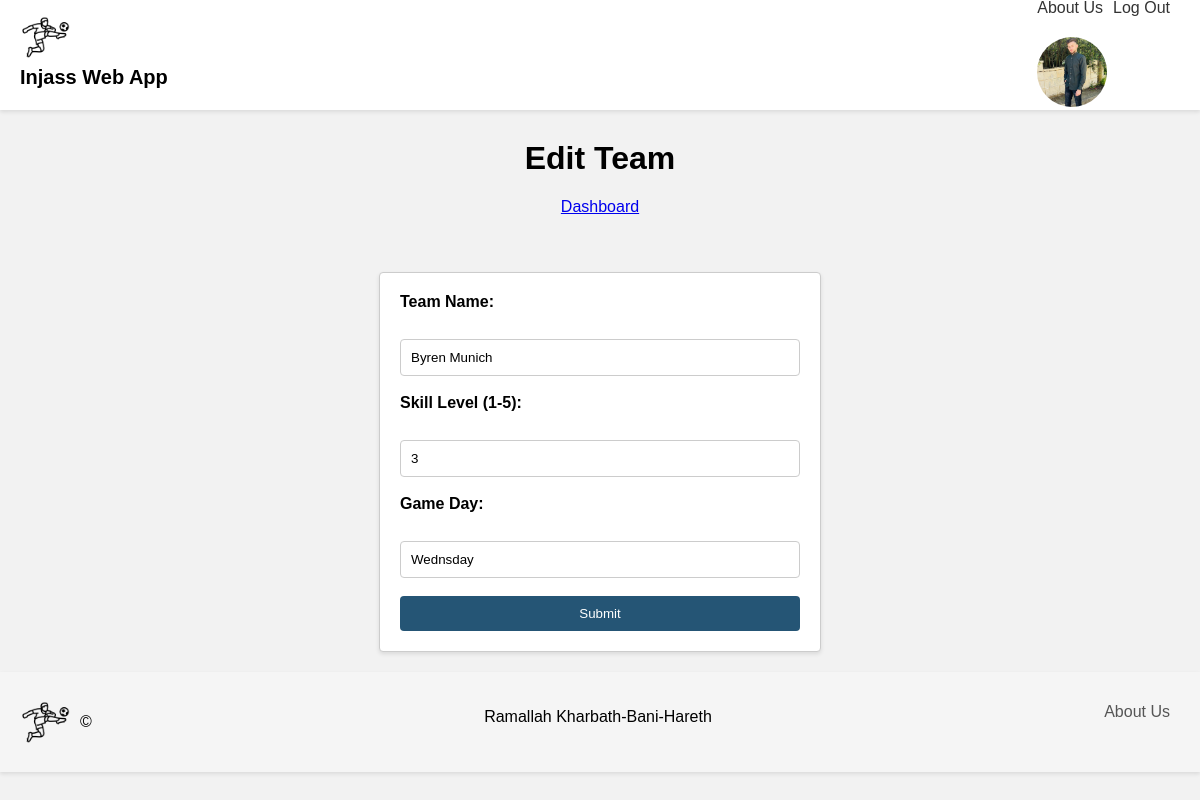
The app's page /editTeam.php?teamID=8 with its own data.
### tables this page shows
CREATE TABLE `team` (
  `team_id` int(11) NOT NULL,
  `user_id` int(11) NOT NULL,
  `team_name` varchar(250) NOT NULL,
  `skill_level` int(11) NOT NULL,
  `gameday` varchar(250) NOT NULL
);

### editTeam.php (the view, shortened to what this page needs)
<?php
    include "db.inc";
    $teamID = $_GET['teamID'];
    $query = "SELECT * FROM `team` WHERE team_id = :teamID;";
    $stmt = $pdo->prepare($query);
    $stmt->bindParam(':teamID', $teamID);
    $stmt->execute();
    $result = $stmt->fetch(PDO::FETCH_ASSOC);
?>
<!DOCTYPE html>
<html lang="en">
<head>
    <link rel="stylesheet" href="editTeam.css">
</head>
<body>
    <header>
        <div class="header-left">
        <img src="imges/soccer-player.png" alt="App Logo" class="logo">
        <label class="header-text"><strong>Injass Web App</strong></label>
        </div>
        <div class="header-right">
        <nav class="nav-links">
            <a href="about.html" class="nav-link">About Us</a>
            <a href="logout.php" class="nav-link">Log Out</a>
        </nav>
        <img src="imges/me.jpg" alt="Photo" class="photo">
        </div>
        </header>
        <h1>Edit Team</h1>
        <a href="dashboard.php">Dashboard</a>
        <br>
        <br>
        <form action="" method="post">
            <label><strong>Team Name:</strong></label><br>
            <input type="text" name="teamName" required value="<?php if ($result) { echo $result['team_name']; } ?>">
            <br>
            <br>
            <label><strong>Skill Level (1-5): </strong></label><br>
            <input type="number" name="level" min="1" max="5" required value="<?php if ($result) { echo $result['skill_level']; } ?>">
            <br>
            <br>
            <label><strong>Game Day: </strong></label><br>
            <input type="text" name="game" required value="<?php if ($result) { echo $result['gameday']; } ?>">
            <br>
            <br>
            <input type="submit" name="submit">
        </form>
        <footer>
            <div class="logoDiv">
                <img src="imges/soccer-player.png" class="logo" alt="Logo">
                <p>&copy;</p>
            </div>
            <div class="address">
                <p>Ramallah Kharbath-Bani-Hareth</p>
            </div>
            <div class="links">
                <a href="about.html">About Us</a>
            </div>
        </footer>
</body>
</html>

### editTeam.css (style rules this page uses)
body { margin: 0; padding: 0; font-family: Arial, sans-serif; background-color: #f2f2f2; }
header { background-color: #fff; padding: 20px; display: flex; align-items: center; justify-content: space-between; height: 70px; box-shadow: 0 2px 4px rgba(0, 0, 0, 0.1); }
.logo { width: 50px; height: 50px; margin-right: 10px; }
.header-text { font-size: 20px; margin-right: 20px; }
.nav-links { display: flex; }
.nav-link { text-decoration: none; color: #333; margin-right: 10px; }
.photo { max-width: 70px; height: auto; border-radius: 50%; }
h1 { text-align: center; margin-top: 30px; }
a { display: block; text-align: center; margin-bottom: 20px; }
form { max-width: 400px; margin: 0 auto; padding: 20px; background-color: #ffffff; border: 1px solid #cccccc; border-radius: 4px; box-shadow: 0 2px 4px rgba(0, 0, 0, 0.1); }
label { display: block; margin-bottom: 10px; font-weight: bold; }
input[type="text"], input[type="number"] { width: 100%; padding: 10px; border: 1px solid #cccccc; border-radius: 4px; box-sizing: border-box; }
input[type="submit"] { width: 100%; padding: 10px; background-color: #255575; color: #ffffff; border: none; border-radius: 4px; cursor: pointer; }
footer { background-color: #f5f5f5; padding: 20px; display: flex; align-items: center; justify-content: space-between; margin-top: 20px; box-shadow: 0 2px 4px rgba(0, 0, 0, 0.1); }
.address { margin-bottom: 10px; }
.links a { color: #555; text-decoration: none; margin-right: 10px; }
.logoDiv { display: flex; align-items: center; justify-content: space-between; }

### records on screen
team: teamName "Byren Munich", level "3", game "Wednsday"
